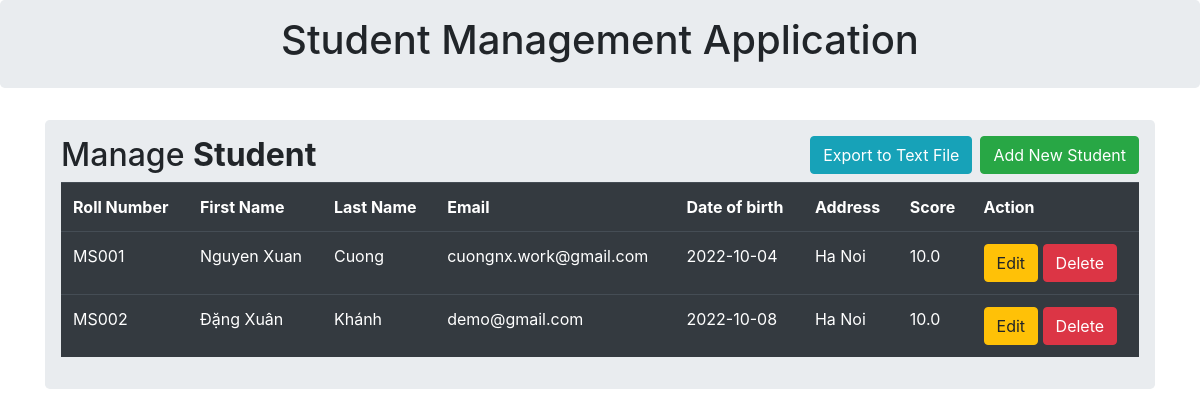
Before: / with the older database file.
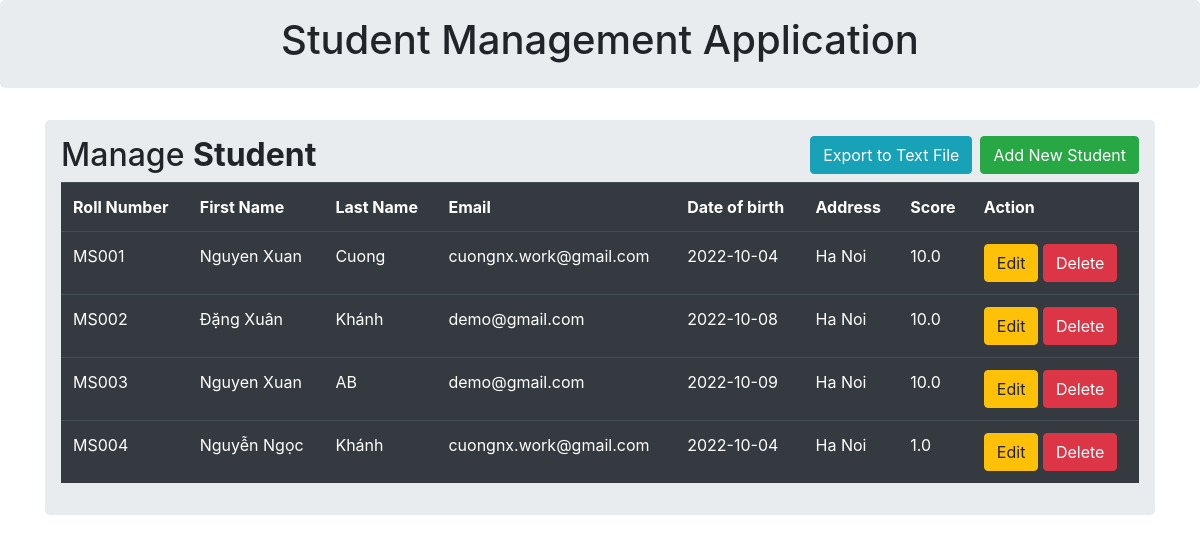
After: the same page with the newer database file.
### tables this page shows
CREATE TABLE student (
                                            roll_number text PRIMARY KEY,
                                            first_name text NOT NULL,
                                            last_name text NOT NULL,
                                            email text NOT NULL,
                                            date_of_birth text NOT NULL,
                                            address text NOT NULL,
                                            score real NOT NULL
                                        );

### app.py (the view)
@app.route('/')
def index():
    allData = studentData.getAll()
    return render_template('index.html', students = allData)

### data_access.py (called while the page is built)
    def getAll(self):
        sql_select = """SELECT roll_number, first_name, last_name, email, date_of_birth, address, score FROM student"""
        data = self.conn.cursor().execute(sql_select).fetchall()
        students = []
        for item in data:
            s = Student(item)
            students.append(s)
        return students

### student.py (called while the page is built)
    @property
    def rnumber(self): return self.__rnumber

    @property
    def fname(self): return self.__fname

    @property
    def lname(self): return self.__lname

    @property
    def email(self): return self.__email

    @property
    def dob(self): return self.__dob

    @property
    def address(self): return self.__address

    @property
    def score(self): return self.__score

### templates/index.html (shortened to what this page needs)
{% extends 'base.html' %}
{% block body %}
    <div class="container">
        <div class="row">
            <div class="col-md-12">
                <div class="jumbotron p-3">
                    <h2>Manage <b>Student </b>
                        <button type="button" class="btn btn-success float-right"
                                data-toggle="modal"
                                data-target="#myModal">Add New Student
                        </button>
                        <button type="button" class="btn btn-info float-right mr-2"
                                onclick="window.location.href='{{url_for('exportDataToFile')}}'">Export to Text File
                        </button>
                    </h2>
                    <table class="table table-hover table-dark">
                        <tr>
                            <th>Roll Number</th>
                            <th>First Name</th>
                            <th>Last Name</th>
                            <th>Email</th>
                            <th>Date of birth</th>
                            <th>Address</th>
                            <th>Score</th>
                            <th>Action</th>
                        </tr>
                        {% for row in students %}
                        <tr>
                            <td>{{row.rnumber}}</td>
                            <td>{{row.fname}}</td>
                            <td>{{row.lname}}</td>
                            <td>{{row.email}}</td>
                            <td>{{row.dob}}</td>
                            <td>{{row.address}}</td>
                            <td>{{row.score}}</td>
                            <td>
                                <a href="/update/{{row.rnumber}}" class="btn btn-warning btn-xs"
                                   data-toggle="modal"
                                   data-target="#modalEdit{{row.rnumber}}">Edit</a>
                                <a href="/delete/{{row.rnumber}}" class="btn btn-danger btn-xs"
                                   onclick="return confirm('Are you sure?')">Delete</a>
                            </td>
                        </tr>
                        {% endfor %}
                    </table>
                </div>
            </div>
        </div>
    </div>
{% endblock %}

### templates/base.html (shortened to what this page needs)
<!DOCTYPE html>
<html lang="en">
<head>
    <link rel="stylesheet" href="https://cdn.jsdelivr.net/npm/bootstrap@4.3.1/dist/css/bootstrap.min.css"
>
</head>
<body>
{% block body %}{% endblock %}
</body>
</html>

### templates/header.html (shortened to what this page needs)
{% extends 'base.html' %}
{% block body %}
    <div class="jumbotron p-3">
        <div class="well text-center">
            <h1>Student Management Application</h1>
        </div>
    </div>
{% endblock %}

### templates/update_dialog.html (shortened to what this page needs)
{% extends 'base_dialog.html' %}

### templates/create_dialog.html (shortened to what this page needs)
{% extends 'base_dialog.html' %}

Changed rows visible on the page:
added student: rnumber "MS003", fname "Nguyen Xuan", lname "AB", email "demo@gmail.com", dob "2022-10-09", address "Ha Noi", score "10.0"
added student: rnumber "MS004", fname "Nguyễn Ngọc", lname "Khánh", email "cuongnx.work@gmail.com", dob "2022-10-04", address "Ha Noi", score "1.0"
